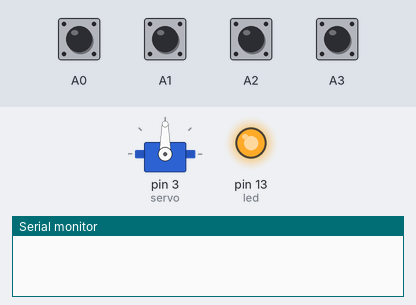
The sketch below on a simulated Arduino Uno, built with avr-gcc and run on an emulated ATmega328P. Shown: servo, output pins drawn as LEDs (lit = HIGH), the last lines printed to the serial monitor. The test bench sets the inputs (shaded band); at power-on: A0–3 HIGH.

Above: at 1.2 s.
1.3 s: A0 pulled LOW for 0.15 s
At 2.7 s:
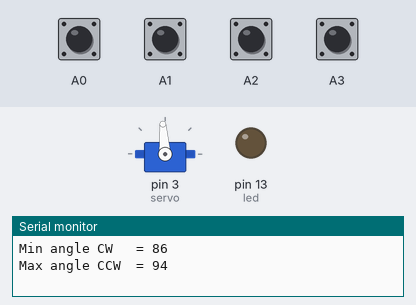
3.0 s: A2 pulled LOW for 1 s
At 3.17 s:
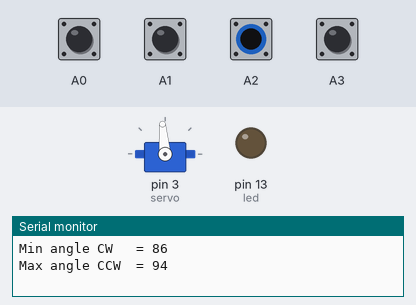
5.5 s: A2 pulled LOW for 1 s
At 5.67 s:
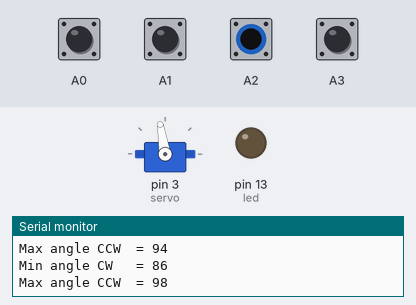
8.0 s: A1 pulled LOW for 0.15 s
At 9.9 s:
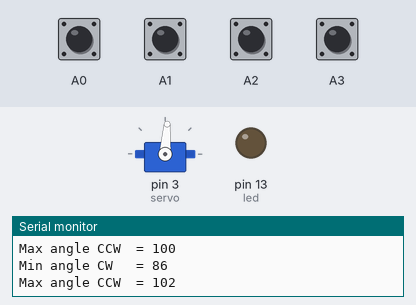
11.0 s: A3 pulled LOW for 0.15 s
At 11.6 s:
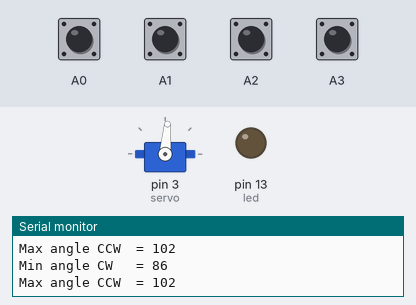
12.6 s: A3 pulled LOW for 1 s
At 14.8 s:
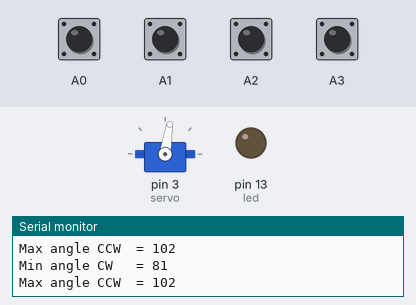
Timing chart, 0 to 16.1 s (numbered marks = the images above; inputs shaded):
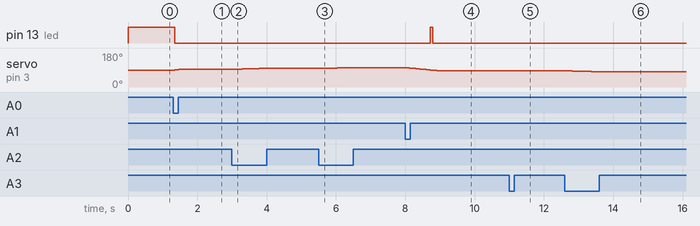

The sketch:

RB_DCC_Decoder_Servo_Tune.ino
```cpp
//////////////////////////////////////////////////////////////////////////////////////////////////////////////////////
// Ruud Boer April 24, 2015
// DCC Servo Tune v3.0
//
// PURPOSE: Tune the angles of 2 setpopints of servos.
//          Values are shown on Serial Monitor to be (manually) transferred to DCC_Decoder_Servo.
//
// CONNECT THE SERVO TO PIN 3
//
// REMARK 1: when looking at the axle of the servo, CW = lowe angle values, CCW = higher angle values.
//
// REMARK 2: Timing for Servo, Setpoint and Print can be changed in lines 37,38,39.
//
// REMARK 3: To avoid servo movement which can give high current draw at startup,
//           first start the Arduino and after led blinked 5 times switch the servo power on.
//           Before power down, move the servo to setpoint 1 = CCWidle.
//
// OPERATION:
//   A0: Select setpoint 0 MAX angle, CCW (looking at axle)
//   A1: Select setpoint 1 MIN angle, CW (looking at axle)
//   A2: Increase angle of current Setpoint, CCW
//   A3: Decrease angle of current Setpoint. CW
//
//////////////////////////////////////////////////////////////////////////////////////////////////////////////////////

//////////////////////////////////////////////////////////////////////////////////////////////////////////////////////
// Declarations and initialization
//////////////////////////////////////////////////////////////////////////////////////////////////////////////////////

#include <Servo.h>

byte led = 13;
byte angle = 90;
byte sp=2; //servo setpoint, initial set at the 2nd setpoint which is 90 degrees
byte setpoint[4] = {94,86,90};
Servo servo; //Servo functions included via 'include servo.h'
byte servotimer = 60; //Servo update timer. Lower value = higher servo speed. 10ms = 100 deg/s
byte setpointtimer = 250; //Setpoint change 1 degree timer. 250ms = 4 deg/s
int printtimer = 2000; //Serial print timer
unsigned long timeforservo = millis() + servotimer;
unsigned long timetoupdatesetpoint = millis() + setpointtimer;
unsigned long timetoprint = millis() + printtimer;


//////////////////////////////////////////////////////////////////////////////////////////////////////////////////////
// Functions
//////////////////////////////////////////////////////////////////////////////////////////////////////////////////////

void printData() {
Serial.print("Min angle CW   = ");
Serial.println(setpoint[1]);
Serial.print("Max angle CCW  = ");
Serial.println(setpoint[0]);
Serial.println();
}

//////////////////////////////////////////////////////////////////////////////////////////////////////////////////////
// Setup (run once)
//////////////////////////////////////////////////////////////////////////////////////////////////////////////////////
void setup()
{

pinMode(A0,INPUT_PULLUP);
pinMode(A1,INPUT_PULLUP);
pinMode(A2,INPUT_PULLUP);
pinMode(A3,INPUT_PULLUP);
pinMode(A4,INPUT_PULLUP);
pinMode(A5,INPUT_PULLUP);
pinMode(led,OUTPUT);
digitalWrite(led,LOW);

servo.attach(3); //servo is connected to pin #

Serial.begin(9600);

} // end setup

//////////////////////////////////////////////////////////////////////////////////////////////////////////////////////
// Main loop (run continuous)
//////////////////////////////////////////////////////////////////////////////////////////////////////////////////////
void loop()
{
if (angle==90) digitalWrite(led,HIGH); else digitalWrite(led,LOW);

////////////////////////////////////////////////////////////////
// Setpoint selection
if (digitalRead(A0)==LOW) sp=0; //go to min angle
if (digitalRead(A1)==LOW) sp=1; //go to max angle

////////////////////////////////////////////////////////////////
// Time to move servos 1 degree
if (millis() > timeforservo) {
	timeforservo = millis() + servotimer;
	if (angle < setpoint[sp]) angle++;
	if (angle > setpoint[sp]) angle--;
	servo.write(angle);
}

////////////////////////////////////////////////////////////////
// Time to print data
if (millis() > timetoprint) {
	timetoprint = millis() + printtimer;
	printData();
}

////////////////////////////////////////////////////////////////
// Time to update setpoit
if (millis() > timetoupdatesetpoint) {
	timetoupdatesetpoint = millis() + setpointtimer;
	if (digitalRead(A2)==LOW) setpoint[sp]++; //increase angle, CCW
	if (digitalRead(A3)==LOW) setpoint[sp]--; //decrease angle, CW
}

} // end loop

//////////////////////////////////////////////////////////////////////////////////////////////////////////////////////
// END
//////////////////////////////////////////////////////////////////////////////////////////////////////////////////////
```

Measured:
- after the input at 1.3 s, pin 13 (led): HIGH → LOW at once; servo on pin 3 (servo): 90° → 91° at once, → 92° 0.06 s later, → 93° 0.06 s later, → 94° 0.06 s later
- after the input at 3.0 s, servo on pin 3 (servo): 94° → 95° after 0.05 s, → 96° 0.24 s later, → 97° 0.24 s later, → 98° 0.24 s later
- after the input at 5.5 s, servo on pin 3 (servo): 98° → 99° after 0.05 s, → 100° 0.24 s later, → 101° 0.24 s later, → 102° 0.24 s later
- after the input at 8.0 s, pin 13 (led): LOW → HIGH after 0.72 s, → LOW 0.06 s later; servo on pin 3 (servo): moves from 102° to 86° over 0.91 s, starting after 0.05 s
- after the input at 11.0 s, servo on pin 3 (servo): 86° → 85° after 0.10 s
- after the input at 12.6 s, servo on pin 3 (servo): 85° → 84° after 0.21 s, → 83° 0.24 s later, → 82° 0.31 s later, → 81° 0.24 s later
